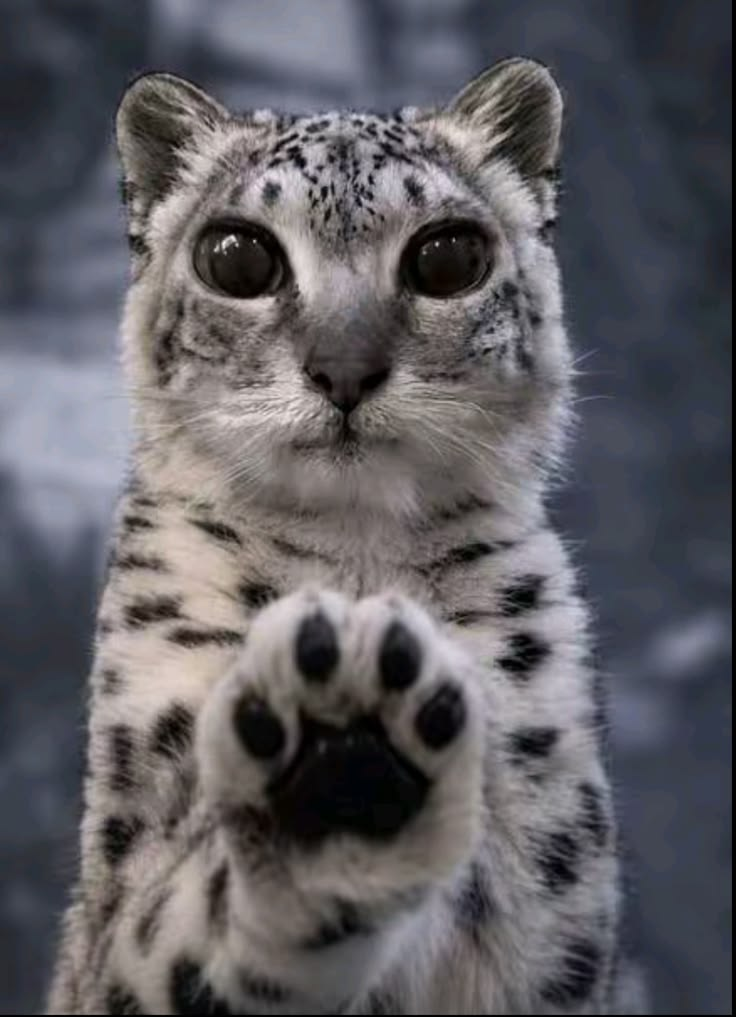
#> input picture HW6/Mei mei.jpg, 736 x 1017 px
$ jupyter execute hw6.ipynb
#> lines starting #> are read from the running program, lines starting #| are printed output that depends on the picture
[cell 1]
import numpy as np
import cv2
import matplotlib.pyplot as plt

[cell 2]
image = cv2.imread('Mei mei.jpg', cv2.IMREAD_GRAYSCALE)
#> image: shape (1017, 736); min 0, max 243, mean 93.9

h, w = image.shape
#> h = 1017; w = 736

s = min(h, w)
#> s = 736

image = cv2.resize(
    image[(h-s)//2:(h+s)//2, (w-s)//2:(w+s)//2],
    (512, 512)
)
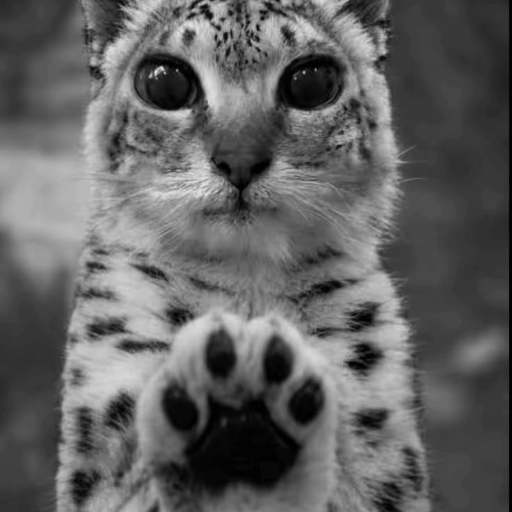
#> image: shape (512, 512); min 0, max 232, mean 97.7

plt.imshow(image, cmap='gray')
plt.title('Исходное изображение 512x512')
plt.axis('off')
plt.show()

# Реализация преобразования Хаара (3 тупени сжатия)

[cell 3]
def haar(image, levels):
    c = image.astype(np.float32)

    for l in range(levels):
        n = c.shape[0] >> l
        b = c[:n, :n]
        b = np.hstack((
            (b[:, 0::2] + b[:, 1::2]) / 2,
            (b[:, 0::2] - b[:, 1::2]) / 2
        ))
        c[:n, :n] = np.vstack((
            (b[0::2] + b[1::2]) / 2,
            (b[0::2] - b[1::2]) / 2
        ))
    return c

def ihaar(coef, levels):
    c = coef.copy()
    for l in range(levels - 1, -1, -1):
        n = c.shape[0] >> l
        k = n // 2
        b = c[:n, :n]
        t = np.empty_like(b)
        t[0::2], t[1::2] = (
            b[:k] + b[k:],
            b[:k] - b[k:]
        )
        c[:n, :n][:, 0::2], c[:n, :n][:, 1::2] = (
            t[:, :k] + t[:, k:],
            t[:, :k] - t[:, k:]
        )
    return c

[cell 4]
plt.figure(figsize=(18, 6))

for l in range(1, 4):
    c = haar(image, l)
    vis = np.clip(np.abs(c) * 5, 0, 255)
    n = 512 >> l
    vis[:n, :n] = c[:n, :n]
    plt.subplot(1, 3, l)
    plt.imshow(vis, cmap='gray')
    plt.title(str(l) + ' ступень, LL ' + str(n) + 'x' + str(n))
    plt.axis('off')
#> this loop made 3 passes
#> pass 1, `c = haar(image, l)`:
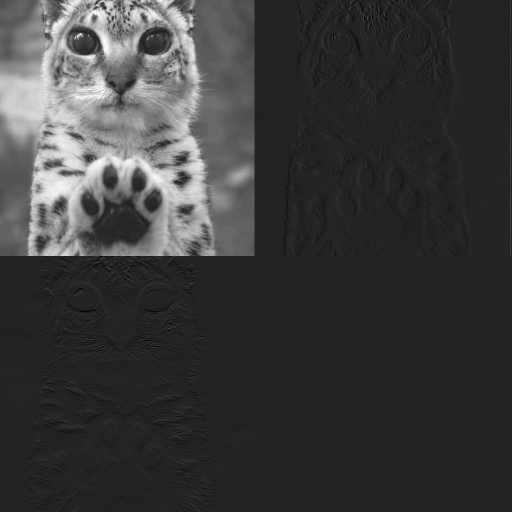
#> c: shape (512, 512) float32; min -36, max 223.2, mean 24.4; drawn with min black and max white
#> pass 1, `vis = np.clip(np.abs(c) * 5, 0, 255)`:
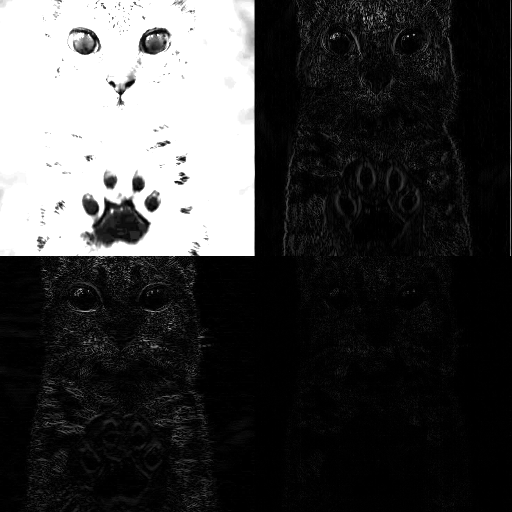
#> vis: shape (512, 512) float32; min 0, max 255, mean 64.9
#> pass 2, `c = haar(image, l)`:
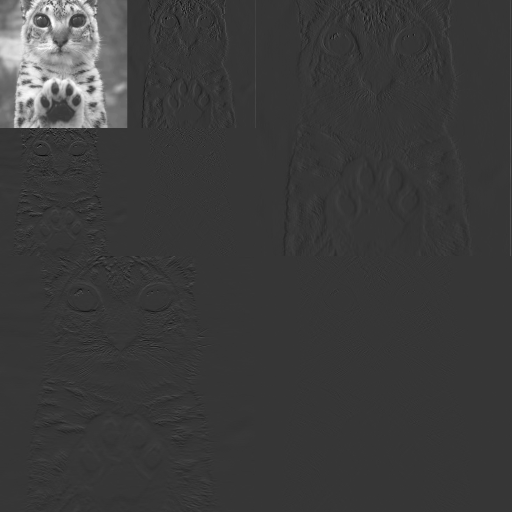
#> c: shape (512, 512) float32; min -59.25, max 217.8, mean 6.1; drawn with min black and max white
#> after the loop:
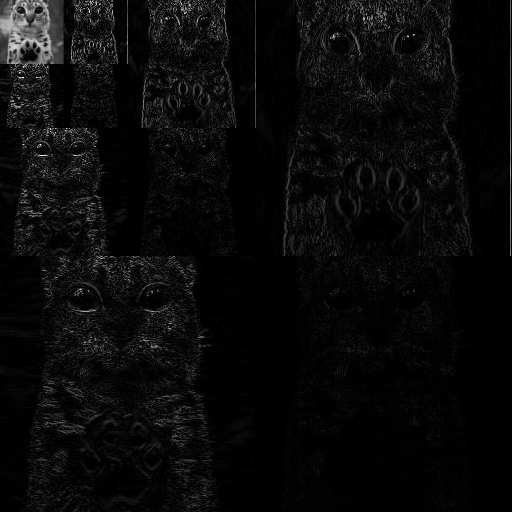
#> vis: shape (512, 512) float32; min 0, max 255, mean 10.2
plt.show()
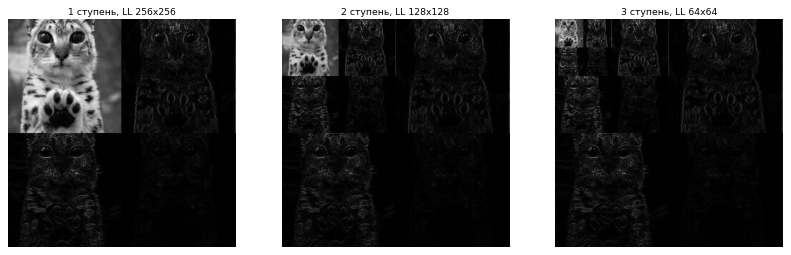
#> figure drawn by matplotlib, 3 panels
